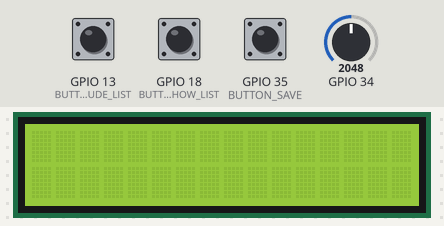
The program below on a simulated ESP32. Shown: 16×2 character LCD. The inputs (shaded band) are chosen by the test bench; at power-on: GPIO 13 (BUTTON_EXCLUDE_LIST) HIGH, GPIO 18 (BUTTON_SHOW_LIST) HIGH, GPIO 35 (BUTTON_SAVE) HIGH, GPIO 34 = 2048. The local clock reads 2024-03-15 10:24:30 at power-on unless the program sets it.

Above: at 1.2 s.
1.3 s: GPIO 13 (BUTTON_EXCLUDE_LIST) pulled LOW for 3.2 s
At 9.5 s:
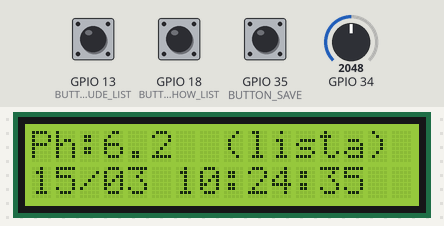
11.1 s: GPIO 18 (BUTTON_SHOW_LIST) pulled LOW for 3.2 s
At 14.0 s:
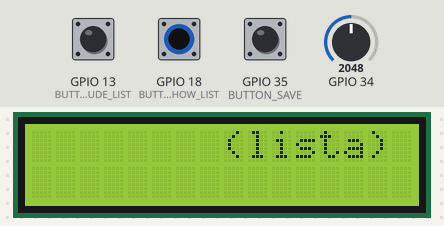
15.8 s: GPIO 13 (BUTTON_EXCLUDE_LIST) pulled LOW for 3.2 s
At 24.3 s:
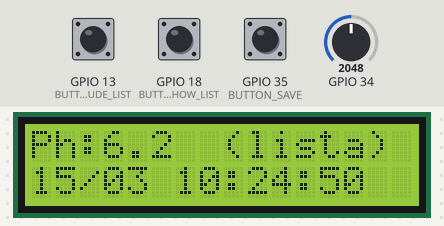
25.9 s: GPIO 13 (BUTTON_EXCLUDE_LIST) driven LOW
At 33.4 s:
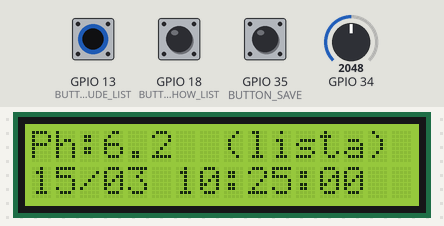
34.5 s: GPIO 35 (BUTTON_SAVE) pulled LOW for 3.2 s
At 46.2 s:
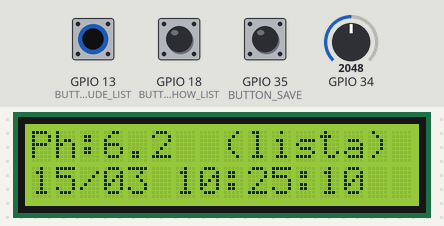
46.3 s: GPIO 35 (BUTTON_SAVE) pulled LOW for 1 s
Timing chart, 0 to 49.3 s (numbered marks = the images above; inputs shaded):
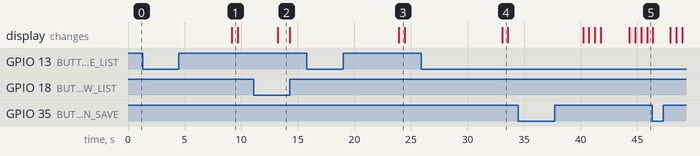

Measured:
- after the input at 1.3 s, the display: changes after 7.9 s (image 1)
- after the input at 11.1 s, the display: changes after 2.1 s (image 2)
- after the input at 15.8 s, the display: changes after 8.1 s (image 3)
- after the input at 25.9 s, the display: changes after 7.1 s (image 4)
- what the display in image 1 shows lasts 0.5 s, from 9.2 s to 9.7 s

The program:

main.cpp
```cpp
#include <Arduino.h>
#include "Display.h"
#include "SensorPh.h"
#include "List.h"

#include <freertos/FreeRTOS.h>
#include <freertos/task.h>

#define BUTTON_SAVE 35
#define BUTTON_SHOW_LIST 18
#define BUTTON_EXCLUDE_LIST 13


float valordePh = 0;
String currentTime;

//variáveis para os botões
bool showList = false;
int estadoatual = HIGH;
unsigned long lastDebounceTimeSave = 0;
unsigned long lastDebounceTimeShow = 0;
const unsigned long debounceDelay = 200;
bool saveButtonPressed = false;
bool showButtonPressed = false;
bool excludeButtonPressed = false;

Display display(0x3F, 16, 2); // Endereço 0x3F, 16 colunas e 2 linhas
Sensor* sensor = new SensorPh();
List lista1;
Clock myClock;

QueueHandle_t phQueue;

void updateButtonState();
void phTask(void* parameter);


void setup() {

phQueue = xQueueCreate(5, sizeof(float));
xTaskCreate(
        phTask,               // Função da tarefa
        "pHTask",             // Nome da tarefa
        1000,                 // Tamanho da stack
        NULL,                 // Parâmetro da tarefa
        1,                    // Prioridade
        NULL                  // Handle da tarefa
    );

pinMode(BUTTON_SAVE, INPUT_PULLUP);
pinMode(BUTTON_SHOW_LIST, INPUT_PULLUP);
pinMode(BUTTON_EXCLUDE_LIST, INPUT_PULLUP);

  display.init();
  display.clear();
  display.backlight();
  myClock.init();
  myClock.setDateTime(2024, 12, 9, 11, 00, 0);

  }

void loop() {

  updateButtonState();
  display.setCursor(0, 0);

  display.print(valordePh, 1);

  display.setCursor(0, 1);
  currentTime = myClock.getDateTime();
  display.print(currentTime);


    if (showList) {

        lista1.listAll(display, myClock);


        while (digitalRead(BUTTON_SHOW_LIST) == LOW) {
            delay(10);
        }
        showList = false; // Sai do modo de exibição da lista
        display.clear();
        delay(500);
    }

     if (saveButtonPressed) {

            lista1.insertAfterLast(valordePh,currentTime);

            saveButtonPressed = false;
        }

         if (excludeButtonPressed) {

            lista1.removeAll();

            excludeButtonPressed = false;
        }

 float updatedPh;
    if (xQueueReceive(phQueue, &updatedPh, 0) == pdPASS) {
        valordePh = updatedPh;
    }


}


void updateButtonState() {
    int buttonSaveState = digitalRead(BUTTON_SAVE);
    int buttonShowState = digitalRead(BUTTON_SHOW_LIST);
    int buttonExcludeState = digitalRead(BUTTON_EXCLUDE_LIST);

    if (buttonSaveState == HIGH ) {
        saveButtonPressed = true;
        lastDebounceTimeSave = millis();
        delay(1000);
    }

    if (buttonShowState == HIGH ) {
        showList = true;
        lastDebounceTimeShow = millis();
        delay(1000);
    }

    if (buttonExcludeState == HIGH ) {
        excludeButtonPressed = true;
        lastDebounceTimeShow = millis();
        delay(1000);
    }
}

void phTask(void* parameter) {
    for (;;) {
        float phValue = sensor->getValue();

        // Envia o valor para a fila
        xQueueSend(phQueue, &phValue, portMAX_DELAY);

        // Aguarda 1 segundo antes de ler novamente
        vTaskDelay(pdMS_TO_TICKS(1000));
    }
}
```

Clock.cpp
```cpp
#include "Clock.h"

void Clock::init() {}

void Clock::setDateTime(int year, int month, int day, int hour, int minute, int second) {
    struct tm t;
    t.tm_year = year - 1900;
    t.tm_mon = month - 1;
    t.tm_mday = day;
    t.tm_hour = hour;
    t.tm_min = minute;
    t.tm_sec = second;

    time_t timeSinceEpoch = mktime(&t);
    struct timeval now = { .tv_sec = timeSinceEpoch };
    settimeofday(&now, nullptr);
}

String Clock::getDateTime() {
    time_t now = time(nullptr);
    struct tm* t = localtime(&now);

    char buffer[20];
    // Exibe apenas dia, mês, hora, minuto e segundo
    snprintf(buffer, sizeof(buffer), "%02d/%02d %02d:%02d:%02d",
             t->tm_mday, t->tm_mon + 1,
             t->tm_hour, t->tm_min, t->tm_sec);

    return String(buffer);
}
```

Clock.h
```cpp
#ifndef CLOCK_H
#define CLOCK_H

#include <ctime>
#include <sys/time.h>
#include <Arduino.h>

class Clock {

    public:

        void init();
        void setDateTime(int year, int month, int day, int hour, int minute, int second);
        String getDateTime(); // Obtém a data e hora formatadas como string


 };

    #endif
    
```

Display.cpp
```cpp
#include "Display.h"


Display::Display(int address, int columns, int rows)
    : address(address), columns(columns), rows(rows), lcd(address, columns, rows) {}


void Display::init() {
    lcd.init();
}


void Display::backlight() {
    lcd.backlight();
}


void Display::clear() {
    lcd.clear();
}


void Display::print(float value , int CasasDecimais) {
    lcd.print("Ph:");
    lcd.print(value, CasasDecimais);
}

void Display::print(const String& text) { // Implementação para Strings
    lcd.print(text);
}


void Display::setCursor(int linha , int coluna) {
    lcd.setCursor(linha, coluna);
}
```

Display.h
```cpp
#ifndef DISPLAY_H
#define DISPLAY_H

#include <LiquidCrystal_I2C.h>

class Display {
private:

    int address;
    int columns;
    int rows;
    LiquidCrystal_I2C lcd;

public:

    Display(int address, int columns, int rows);
    void init();
    void backlight();
    void clear();
    void print(float value, int CasasDecimais);
    void print(const String& text); // Sobrecarga para exibir textos
    void setCursor(int linha, int coluna);
};

#endif
```

List.cpp
```cpp
#include "List.h"
#include "Display.h"


#include <Arduino.h>

List::List() {
   head = 0;
}

List::~List() {
  Node* cursor = head;
  while(head) {
    cursor = cursor->getNext();
    delete head;
    head = cursor;
  }
  head = 0; // Officially empty
}


void List::insertAfterLast(float dat, const String& timestamp) {
    Node* p = head;

    if (head == nullptr) {
        // Lista está vazia, o novo nó será a cabeça
        head = new Node(dat, timestamp, nullptr);
    } else {
        // Percorre a lista até o final
        while (p->getNext() != nullptr) {
            p = p->getNext();
        }
        // Insere o novo nó no final
        p->setNext(new Node(dat, timestamp, nullptr));
    }
}


void List::removeAll() {
    while (head != nullptr) { // Enquanto a lista não estiver vazia
        Node* temp = head;     // Armazena o nó atual
        head = head->getNext(); // Avança para o próximo nó
        delete temp;            // Remove o nó atual
    }
}


void List::listAll(Display &display, Clock &clock) {
    Node* aux = head;

    display.clear();

    display.setCursor(8, 0); // Ajuste conforme necessário
         display.print("(lista)");

    while (aux != nullptr) {
        display.setCursor(0, 0);
        display.print(aux->getVal(), 1);


        display.setCursor(0, 1); // Ajuste conforme necessário
        display.print(aux->getTimestamp().c_str());


         while (digitalRead(35) == LOW) {


            if (digitalRead(18) == HIGH) {
            // Se o botão de saída foi pressionado, sai da função
            return;  // Interrompe a execução da função

        }
        }
      delay(500);
        aux = aux->getNext();

    }
}
```

List.h
```cpp
#include "Node.h"
#include "Display.h"
#include "Clock.h"


class List  {

  Node* head;

public:
  List();
  ~List();
  void insertAfterLast(float dat, const String& timestamp);
  void removeAll();
  void listAll(Display &display, Clock &clock);
};
```

Node.cpp
```cpp
#include "Node.h"

// Constructor - initializes the node
//
Node::Node(float dat,const String& time, Node* nxt)
   : val(dat), timestamp(time), next(nxt) {}

// getVal returns the integer value stored in the node
//
float Node::getVal(){
     return val;
}

// getNext returns a pointer for the next node in the linked list
//
Node* Node::getNext(){
     return next;
}

String Node::getTimestamp() {
    return timestamp;
}

void Node::setNext(Node* nxt){
       next = nxt;
}
```

Node.h
```cpp
#include <Arduino.h>


class Node {

    float val;
    Node* next;
   String timestamp;

  public:

    Node(float dat,const String& time, Node* nxt);
    float getVal();
    String getTimestamp();
    Node* getNext();
    void setNext(Node* nxt);
};
```

Sensor.h
```cpp
#ifndef SENSOR_H
#define SENSOR_H

class Sensor {
public:
    virtual float getValue() = 0;
    virtual ~Sensor() {}
};

#endif
```

SensorPh.cpp
```cpp
#include "SensorPh.h"


SensorPh::SensorPh() : Ph(0) {}


float SensorPh::getValue() {

  int measure = 0 ;

  for(int i=0 ; i<10 ; i++){
  measure = measure + analogRead(34);
}

  float mediameasure = measure/10;
  double voltage = 3.3 / 4095 * mediameasure; //classic digital to voltage conversion
  double voltageDivisor = voltage *3/2;
  float offset = -0.9; // Ajuste para calibrar o pH
  float Po = 7 + ((2.5 - voltageDivisor) / 0.18) + offset;
  Ph=Po;

  if(Ph<0){

    Ph= Ph*(-1);
  }

  return round(Ph * 10) / 10.0;
}
```

SensorPh.h
```cpp
#ifndef SENSORPH_H
#define SENSORPH_H

#include <LiquidCrystal_I2C.h>
#include "Sensor.h"

class SensorPh: public Sensor {
private:

    float Ph;

public:

    SensorPh();
    float getValue()override;

};

#endif
```
